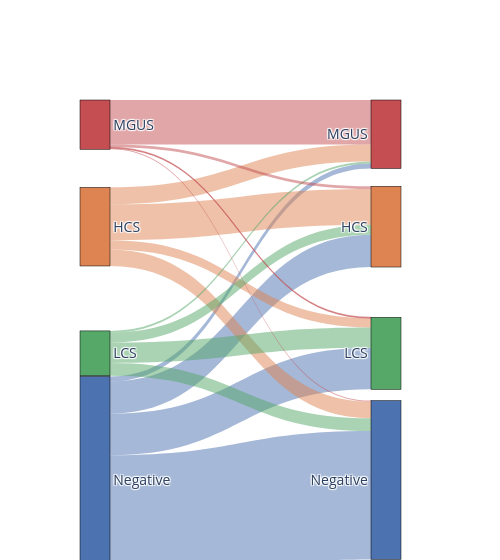

Here is the notebook cell this chart was saved with:
### Markdown cell above
# 01.Sankey

### Code cell
import plotly.graph_objects as go
import pandas as pd
import numpy as np
from collections import defaultdict
import itertools
import seaborn as sns

colors = sns.color_palette("deep", n_colors=10)

diag_col = 'Mass_Spect_Diagnosis_SK_New'

new_high = 'HCS'
new_low = 'LCS'


if diag_col == 'Mass_Spect_Diagnosis_SK_New':
    diagnosis_order = ['MGUS', new_high, new_low, 'Negative']

    hex_colors = [f"#{int(color[0]*255):02X}{int(color[1]*255):02X}{int(color[2]*255):02X}" for color in colors]
    node_colors_dict = {
        'Negative': hex_colors[0], 
        new_low: hex_colors[2], 
        new_high: hex_colors[1], 
        'MGUS': hex_colors[3],
        'Others' : 'lightgray',
    }
    
    alpha = 0.5 
    hex_colors_with_alpha = [
        f"rgba({int(color[0]*255)},{int(color[1]*255)},{int(color[2]*255)},{alpha})" 
        for color in colors
    ]
    
    link_colors_dict = {
        'Negative': hex_colors_with_alpha[0], 
        new_low: hex_colors_with_alpha[2], 
        new_high: hex_colors_with_alpha[1], 
        'MGUS': hex_colors_with_alpha[3],
        'Others' : 'lightgray'
    }
    

filt_reshaped2_indv = pd.read_csv('../data/PROMISE_ms_indv.csv', sep=",")

filt_reshaped2_indv[diag_col] = filt_reshaped2_indv[diag_col].replace({
    'MGIP' : new_high,
    'Low peak' : new_low,
})


##### follow-up number distribution
max_timepoint_dist = (
    filt_reshaped2_indv
    .groupby('PROMISE_ID')['timepoint']
    .max()
    .value_counts()
    .sort_index()
)

print(max_timepoint_dist)

timept = 'timepoint2'
#timept = 'timepoint'

filt_reshaped2_indv_timept = filt_reshaped2_indv.dropna(subset=timept)

# Calculate interval years for each patient
filt_reshaped2_indv_timept['Yrs_interval'] = abs(
    filt_reshaped2_indv_timept
    .sort_values(['PROMISE_ID', timept], ascending=False)  
    .groupby('PROMISE_ID')['yrs_from_baseline']
    .diff()
)

# at baseline
timept_1 = filt_reshaped2_indv_timept[filt_reshaped2_indv_timept[timept] == 1.0]

stats = timept_1.groupby(diag_col)['Yrs_interval'].agg(
    median=lambda x: f"{x.median():.2f}",
    min=lambda x: f"{x.min():.2f}",
    max=lambda x: f"{x.max():.2f}",
    perc_25=lambda x: f"{x.quantile(0.25):.2f}",
    perc_75=lambda x: f"{x.quantile(0.75):.2f}",
).reset_index()

print('**** Median time to subsequent sample collection (Negative inclues MSL [no m/z ratio], <LLMI, LC only) ****')
print(stats)


grouped = filt_reshaped2_indv_timept.groupby(['PROMISE_ID', timept, diag_col]).size().reset_index(name='count')


def timepoint_comparisons(df):
    timepoints_c = sorted(df[timept].unique())
    results = []

    for tp1, tp2 in itertools.combinations(timepoints_c, 2):
        df_tp1 = df[df[timept] == tp1]
        df_tp2 = df[df[timept] == tp2]

        for diag1 in df_tp1[diag_col].unique():
            for diag2 in df_tp2[diag_col].unique():
                count = len(pd.merge(df_tp1[df_tp1[diag_col] == diag1],
                                     df_tp2[df_tp2[diag_col] == diag2],
                                     on='PROMISE_ID', how='inner'))
                if count > 0:
                    results.append({'tp1': tp1, 'MS1': diag1,
                                    'tp2': tp2, 'MS2': diag2, 'Count': count})

    return pd.DataFrame(results)


df = timepoint_comparisons(grouped)
df.reset_index(drop=True)
df = df[['MS1', 'MS2', 'Count']]

# Print % 
total_counts_ms1 = df.groupby('MS1')['Count'].sum()

df['percentage'] = df.apply(
    lambda row: (row['Count'] / total_counts_ms1[row['MS1']]) * 100,
    axis=1
)

print(df.groupby(['MS1']).sum())
print(df.groupby(['MS2']).sum())
print("Percentage of how many x in MS1 unique become y in MS2:")
for i, row in df.iterrows():
    print(f"{row['MS1']} -> {row['MS2']} : {row['percentage']:.2f}%")

negative_starts = df[df['MS1'] == 'Negative']
print("**** Outcome of patients who started as Negative ****")
print(negative_starts[['MS2', 'Count', 'percentage']])

colors = sns.color_palette("deep", n_colors=4)

replace_dict = {val: i for i, val in enumerate(diagnosis_order)}

source = df['MS1'].map(replace_dict)
target = df['MS2'].map(replace_dict) + len(diagnosis_order)
values = df['Count']
timepoints = len(filt_reshaped2_indv[timept].unique())

# Prepare Sankey diagram inputs
categories = diagnosis_order 
labels = diagnosis_order

link_colors = [
    link_colors_dict[df['MS1'].iloc[i]] for i in range(len(df))
]

n_categories = len(diagnosis_order)
x_coords = [0.1] * n_categories + [0.9] * n_categories
y_coords = [i / (n_categories - 1) for i in range(n_categories)] * 2

# Create Sankey diagram
fig = go.Figure(
    data = [
        go.Sankey(
            node=dict(
                pad=0, 
                thickness=30, 
                line=dict(color="black", width=0.5),
                label=labels * timepoints,
                color=[node_colors_dict[cat] for cat in categories] * timepoints,
                x = x_coords,
                y = y_coords
            ),
            link=dict(
                source=source,
                target=target,
                value=values,
                color=link_colors
            ),
            arrangement='snap',
)])


fig.update_layout(
    width=500,
    font_size=14,
)

fig.write_image(f"../00.Figures/PROMISE_MS_dig_prevalence_sankey_New.pdf", engine="kaleido")
fig.show()

### Figure 1 — Plotly figure (JSON) as saved in the notebook; plotly's stock layout.template omitted (floating-point values rounded to 4 significant figures)
{"data": [{"arrangement": "snap", "link": {"color": ["rgba(76,114,176,0.5)", "rgba(76,114,176,0.5)", "rgba(76,114,176,0.5)", "rgba(76,114,176,0.5)", "rgba(221,132,82,0.5)", "rgba(221,132,82,0.5)", "rgba(221,132,82,0.5)", "rgba(221,132,82,0.5)", "rgba(85,168,104,0.5)", "rgba(85,168,104,0.5)", "rgba(85,168,104,0.5)", "rgba(85,168,104,0.5)", "rgba(196,78,82,0.5)", "rgba(196,78,82,0.5)", "rgba(196,78,82,0.5)", "rgba(196,78,82,0.5)"], "source": [3, 3, 3, 3, 1, 1, 1, 1, 2, 2, 2, 2, 0, 0, 0, 0], "target": [6, 7, 5, 4, 6, 7, 5, 4, 6, 7, 5, 4, 6, 7, 5, 4], "value": [139, 429, 108, 17, 31, 55, 120, 57, 68, 43, 33, 6, 3, 4, 9, 149]}, "node": {"color": ["#C44E52", "#DD8452", "#55A868", "#4C72B0", "#C44E52", "#DD8452", "#55A868", "#4C72B0", "#C44E52", "#DD8452", "#55A868", "#4C72B0"], "label": ["MGUS", "HCS", "LCS", "Negative", "MGUS", "HCS", "LCS", "Negative", "MGUS", "HCS", "LCS", "Negative"], "line": {"color": "black", "width": 0.5}, "pad": 0, "thickness": 30, "x": [0.1, 0.1, 0.1, 0.1, 0.9, 0.9, 0.9, 0.9], "y": [0, 0.3333, 0.6667, 1, 0, 0.3333, 0.6667, 1]}, "type": "sankey"}], "layout": {"font": {"size": 14}, "width": 500}}
